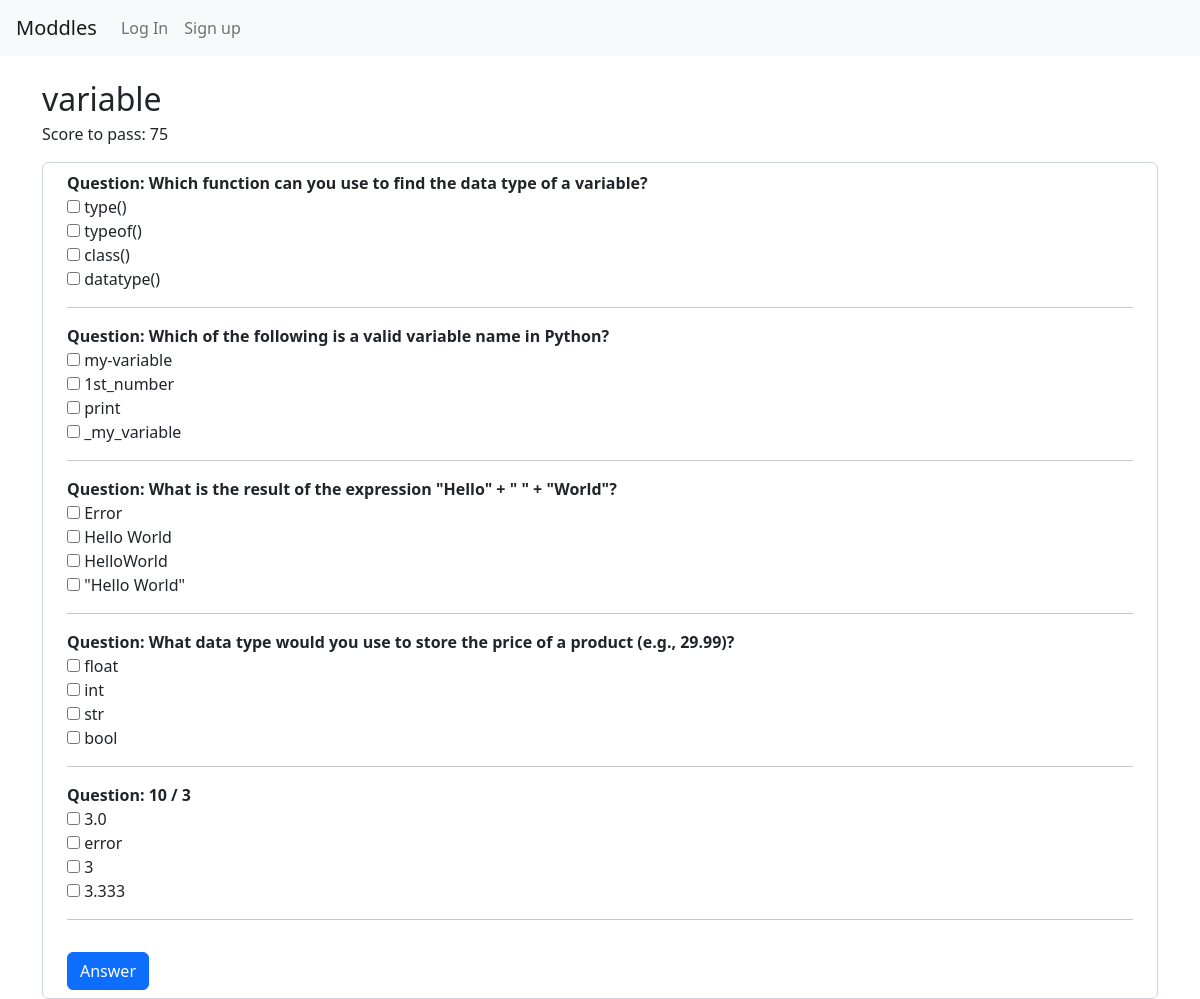
The app's page /course/2/addquiz/3/ with its own data.
### quizes/models.py (models this page shows, shortened)
class Quiz(models.Model):
    name = models.CharField(max_length=100)
    number_of_question = models.IntegerField(default=1)
    required_score_to_pass = models.IntegerField()
    difficulty = models.CharField(max_length=20, choices=DIFF_CHOICES)
    lecture = models.ForeignKey(Lecture, on_delete=models.CASCADE, related_name="quiz_of_lecture")
    def get_questions(self):
        questions = list(self.question.all())
        random.shuffle(questions)
        return questions

class Question(models.Model):
    text = models.CharField(max_length=200)
    quiz = models.ForeignKey(Quiz, on_delete=models.CASCADE, related_name="question")
    def get_answer(self):
        answers = list(self.answer.all())
        random.shuffle(answers)
        return answers

class Answer(models.Model):
    text = models.CharField(max_length=200)
    correct = models.BooleanField(default=False)
    question = models.ForeignKey(Question, on_delete=models.CASCADE, related_name="answer")

### quizes/views.py (the view)
# urls.py: path("<int:quiz_id>/", views.quiz_view, name="quiz_view"),
def quiz_view(request, lecture_id, quiz_id):
    if request.method == "GET":
        try:
            lecture = Lecture.objects.get(id=lecture_id)
            quiz = Quiz.objects.get(lecture=lecture, id=quiz_id)
            questions_quiz = quiz.get_questions()
            print (f"lectureID: ", lecture_id)
            return render(request, 'quiz/quize.html', {
                'quiz': quiz,
                'questions': questions_quiz,
                'quiz_id': quiz_id,
                'lecture_id': lecture_id,
            })
        except Quiz.DoesNotExist:
            return HttpResponseNotFound("Quiz not found")

### quizes/templates/quiz/quize.html (shortened to what this page needs)
{% extends "quiz/layout.html" %}
{% block body %}
    <div class="container mt-4">
        <h2 class="mb-1">{{ quiz.name }}</h2>
        <p class="mb-3">Score to pass: {{ quiz.required_score_to_pass }}</p>
        <form class="form-control px-4 py-2" id="quiz_form" method="POST"
        data-lecture-id="{{ lecture_id }}" data-quiz-id="{{ quiz_id }}">
            {% for question in questions %}
                    <b class="mb-2 question">Question: {{ question.text }}</b>
                    {% for answer in question.get_answer %}
                    <div>
                        <input type="checkbox" class="answer" id="{{ question.id }}-{{ answer.id }}" name="{{ question.text }}" value="{{ answer.text }}">
                        <label for="{{ question.id }}-{{ answer.id }}">{{ answer.text }}</label>
                    </div>
                    {% endfor %}
                <hr class="my-3">
            {% endfor %}
            <input type="submit" class="btn btn-primary mt-3" value="Answer">
        </form>
    </div>
{%endblock %}

### records on screen
Quiz: name "variable", required_score_to_pass "75"
Question: text "Which function can you use to find the data type of a variable?"
Answer: text "type()"
Answer: text "typeof()"
Answer: text "class()"
Answer: text "datatype()"
Question: text "Which of the following is a valid variable name in Python?"
Answer: text "my-variable"
Answer: text "1st_number"
Answer: text "print"
Answer: text "_my_variable"
Question: text "What is the result of the expression \"Hello\" + \" \" + \"World\"?"
Answer: text "Error"
Answer: text "Hello World"
Answer: text "HelloWorld"
Answer: text "\"Hello World\""
Question: text "What data type would you use to store the price of a product (e.g., 29.99)?"
Answer: text "float"
Answer: text "int"
Answer: text "str"
Answer: text "bool"
Question: text "10 / 3"
Answer: text "3.0"
Answer: text "error"
Answer: text "3"
Answer: text "3.333"
